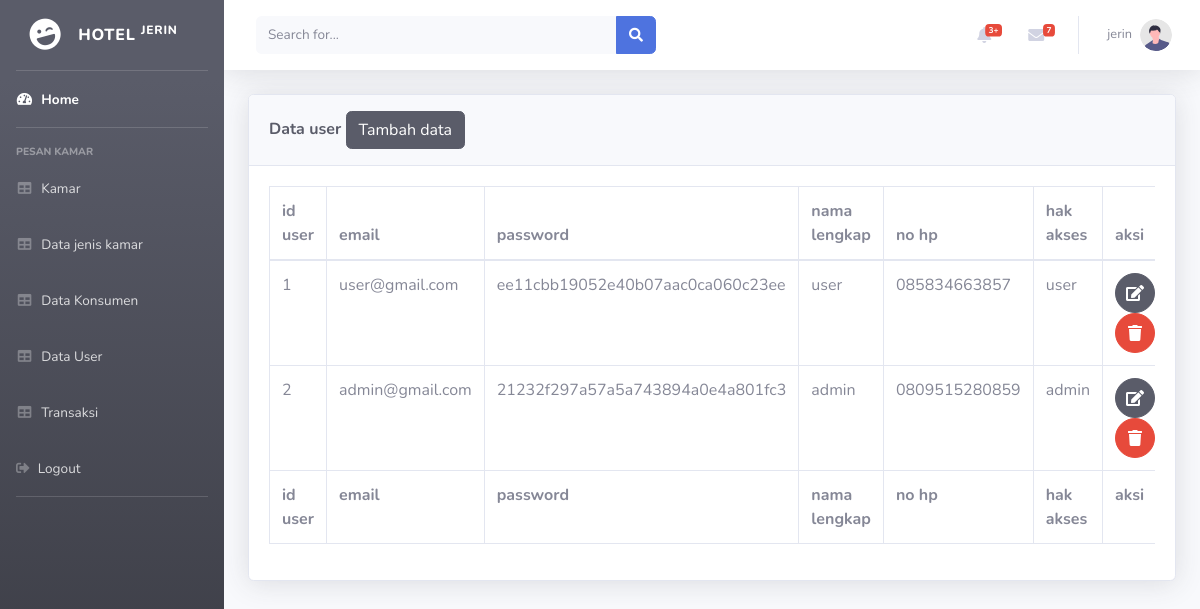
The app's page /index.php/data_user with its own data.
### tables this page shows
CREATE TABLE `tbl_user` (
  `id_user` int(11) NOT NULL,
  `email` varchar(100) NOT NULL,
  `password` varchar(100) NOT NULL,
  `nama_lengkap` varchar(50) NOT NULL,
  `no_hp` varchar(20) NOT NULL,
  `hak_akses` enum('user','admin') NOT NULL
);

### application/controllers/Data_user.php (called while the page is built, shortened)
<?php
class Data_user extends CI_Controller
{
    function index()
    {
     $data['tbl_user']= $this->M_user->SemuaData();
        $this->load->view('partial_admin/header');
        $this->load->view('partial_admin/sidebar');
        $this->load->view('partial_admin/topbar');
        $this->load->view('partial_admin//js');
        $this->load->view('content_admin/data_user',$data);
        $this->load->view('partial_admin/footer');
    }
}

### index.php (called while the page is built, shortened)
<?php
require_once BASEPATH.'core/CodeIgniter.php';

### application/models/M_user.php (called while the page is built, shortened)
<?php
class M_user extends  CI_Model{
    function SemuaData(){
        return $this->db->get('tbl_user')->result_array();
    }
}

### application/views/content_admin/Data_user.php (the view, shortened to what this page needs)
<div class="container-fluid">
    <div class="card shadow mb-4">
        <div class="card-header py-3">
            <h6 class="m-0 font-weight-bold text-dark">Data user
                <a href="<?= base_url('index.php/data_user/tambah_data'); ?>">
                    <button class="btn btn-dark">Tambah data</button>
                </a>
        </div>
        <div class="card-body">
        <div class="table-responsive">
            <table class="table table-bordered" id="datatable" width="100%" cellspacing="0">
                <thead>
                <th>id user</th>
                <th>email</th>
                <th>password</th>
                <th>nama lengkap</th>
                <th>no hp</th>
                <th>hak akses</th>
                <th>aksi</th>
        </thead>
        <tfoot>
                <th>id user</th>
                <th>email</th>
                <th>password</th>
                <th>nama lengkap</th>
                <th>no hp</th>
                <th>hak akses</th>
                <th>aksi</th>
            </tfoot>
            <tbody>
                <?php
        $no = 1;
foreach ($tbl_user as $tu) :
?>
    <tr>
        <td><?php echo $no++; ?></td>
        <td><?php echo $tu["email"] ?></td>
        <td><?php echo $tu["password"] ?></td>
        <td><?php echo $tu["nama_lengkap"] ?></td>
        <td><?php echo $tu["no_hp"] ?></td>
        <td><?php echo $tu["hak_akses"] ?></td>
        <td>
            <a href="<?= base_url('index.php/data_user/update_data/') ?><?php echo $tu['id_user']?>" class="btn btn-dark btn-circle">
                 <i class="fas fa-edit"></i>
           </a>
            <a href="<?= base_url('index.php/data_user/hapus_data/') ?><?php echo $tu['id_user'] ?>" class="btn btn-danger btn-circle">
                  <i class="fas fa-trash"></i>
          </a>
      </td>
</tr>
<?php endforeach; ?>
</tbody>
        </table>
      </div>
      </div>
     </div>
                </div>

### application/views/partial_admin/header.php (shortened to what this page needs)
<!DOCTYPE html>
<html lang="en">
<head>
    <link href="<?= base_url('assets_admin/'); ?>vendor/fontawesome-free/css/all.min.css" rel="stylesheet" type="text/css">
    <link href="<?= base_url('assets_admin/'); ?>css/sb-admin-2.min.css" rel="stylesheet">
</head>
<body id="page-top">
    <div id="wrapper">

### application/views/partial_admin/sidebar.php
 <ul class="navbar-nav bg-gradient-dark sidebar sidebar-dark accordion" id="accordionSidebar">
<a class="sidebar-brand d-flex align-items-center justify-content-center" href="index.html">
    <div class="sidebar-brand-icon rotate-n-15">
        <i class="fas fa-laugh-wink"></i>
    </div>
    <div class="sidebar-brand-text mx-3">hotel <sup>jerin</sup></div>
</a>
<hr class="sidebar-divider my-0">
<li class="nav-item active">
    <a class="nav-link" href="<?= base_url('index.php/admin');?>">
        <i class="fas fa-fw fa-tachometer-alt"></i>
        <span>Home</span></a>
</li>
<hr class="sidebar-divider">
<div class="sidebar-heading">
    Pesan kamar
</div>
<li class="nav-item">
    <a class="nav-link" href="<?= base_url('index.php/data_kamar');?>">
        <i class="fas fa-fw fa-table"></i>
        <span> Kamar</span></a>
</li>
<li class="nav-item">
<a class="nav-link" href="<?= base_url('index.php/data_jenis_kamar');?>">
        <i class="fas fa-fw fa-table"></i>
        <span>Data jenis kamar</span></a>
</li>
<li class="nav-item">
<a class="nav-link" href="<?= base_url('index.php/data_konsumen');?>">
        <i class="fas fa-fw fa-table"></i>
        <span>Data Konsumen</span></a>
</li>
<li class="nav-item">
<a class="nav-link" href="<?= base_url('index.php/data_user');?>">
        <i class="fas fa-fw fa-table"></i>
        <span>Data User</span></a>
</li>
<li class="nav-item">
<a class="nav-link" href="<?= base_url('index.php/data_transaksi');?>">
        <i class="fas fa-fw fa-table"></i>
        <span>Transaksi</span></a>
        </li>
<li class="nav-item">
<a class="nav-link" href="<?= base_url('index.php/auth/logout');?>">
        <i class="fas fa-sign-out-alt"></i>
        <span>Logout</span></a>
        </li>
<hr class="sidebar-divider d-none d-md-block">
</ul>

### application/views/partial_admin/topbar.php (shortened to what this page needs)
<div id="content-wrapper" class="d-flex flex-column">
<div id="content">
    <nav class="navbar navbar-expand navbar-light bg-white topbar mb-4 static-top shadow">
        <form
            class="d-none d-sm-inline-block form-inline mr-auto ml-md-3 my-2 my-md-0 mw-100 navbar-search">
            <div class="input-group">
                <input type="text" class="form-control bg-light border-0 small" placeholder="Search for..."
                    aria-label="Search" aria-describedby="basic-addon2">
                <div class="input-group-append">
                    <button class="btn btn-primary" type="button">
                        <i class="fas fa-search fa-sm"></i>
                    </button>
                </div>
            </div>
        </form>
        <ul class="navbar-nav ml-auto">
            <li class="nav-item dropdown no-arrow mx-1">
                <a class="nav-link dropdown-toggle" href="#" id="alertsDropdown" role="button"
                    data-toggle="dropdown" aria-haspopup="true" aria-expanded="false">
                    <i class="fas fa-bell fa-fw"></i>
                    <span class="badge badge-danger badge-counter">3+</span>
                </a>
            </li>
            <li class="nav-item dropdown no-arrow mx-1">
                <a class="nav-link dropdown-toggle" href="#" id="messagesDropdown" role="button"
                    data-toggle="dropdown" aria-haspopup="true" aria-expanded="false">
                    <i class="fas fa-envelope fa-fw"></i>
                    <span class="badge badge-danger badge-counter">7</span>
                </a>
            </li>
            <li class="nav-item dropdown no-arrow">
                <a class="nav-link dropdown-toggle" href="#" id="userDropdown" role="button"
                    data-toggle="dropdown" aria-haspopup="true" aria-expanded="false">
                    <span class="mr-2 d-none d-lg-inline text-gray-600 small"> jerin</span>
                    <img class="img-profile rounded-circle"
                        src="<?= base_url('ass_admin/');?>img/undraw_profile.svg">
                </a>
            </li>
        </ul>
    </nav>

### application/views/partial_admin/js.php (shortened to what this page needs)
</body>
</html>

### application/views/partial_admin/footer.php (shortened to what this page needs)
</body>
</html>

### records on screen
tbl_user: email "user@gmail.com", password "ee11cbb19052e40b07aac0ca060c23ee", nama_lengkap "user", no_hp "085834663857", hak_akses "user"
tbl_user: email "admin@gmail.com", password "21232f297a57a5a743894a0e4a801fc3", nama_lengkap "admin", no_hp "0809515280859", hak_akses "admin"
